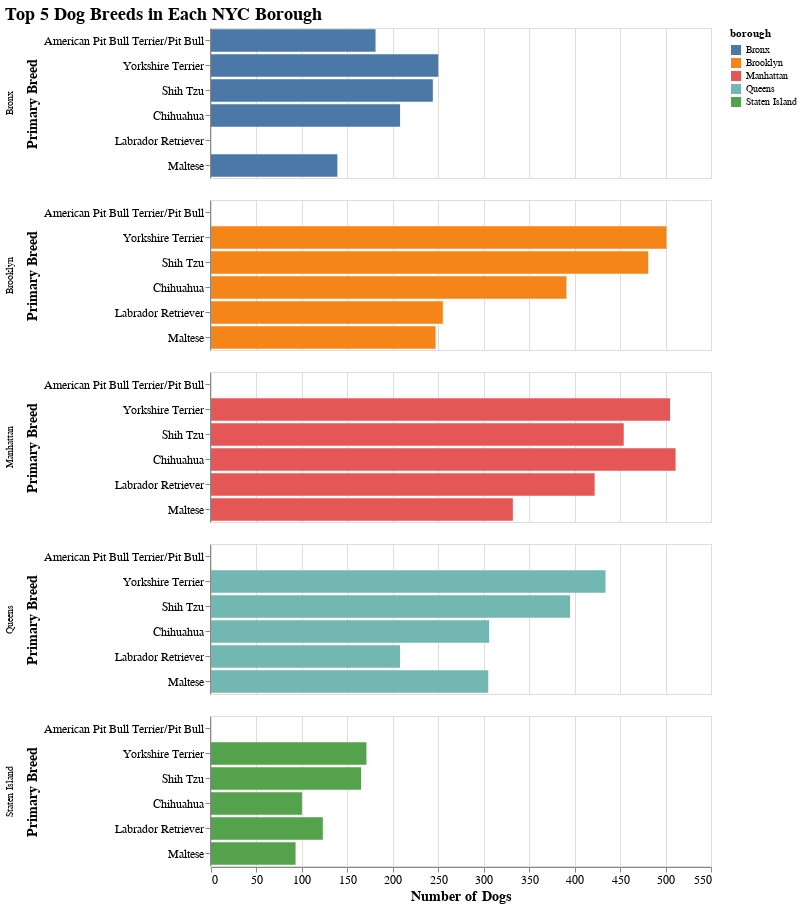

Write notebook code for a chart like this one.
### Markdown cell above
I tried to group the boroughs and breeds, first using Altair:

### Code cell
chart = alt.Chart(top_breeds).mark_bar().encode(
    x=alt.X('count:Q', title='Number of Dogs'),
    y=alt.Y('Primary Breed:N',
            sort=alt.EncodingSortField(field='rank', order='ascending')),  # Sort y by rank within each borough
    row=alt.Row('borough:N', title=None),
    color='borough:N',
    tooltip=['borough:N', 'Primary Breed:N', 'count:Q']
).properties(
    height=150,
    width=500,
    title='Top 5 Dog Breeds in Each NYC Borough'
)

chart.configure_title(fontSize=18).configure_axis(labelFontSize=12, titleFontSize=14)

### Figure 1 — Vega-Lite specification as saved in the notebook (floating-point values rounded to 4 significant figures)
{"config": {"view": {"continuousWidth": 300, "continuousHeight": 300}, "axis": {"labelFontSize": 12, "titleFontSize": 14}, "title": {"fontSize": 18}}, "data": {"name": "data-fb935ad8dd79ce899ead1a55ad6f487d"}, "mark": {"type": "bar"}, "encoding": {"color": {"field": "borough", "type": "nominal"}, "row": {"field": "borough", "title": null, "type": "nominal"}, "tooltip": [{"field": "borough", "type": "nominal"}, {"field": "Primary Breed", "type": "nominal"}, {"field": "count", "type": "quantitative"}], "x": {"field": "count", "title": "Number of Dogs", "type": "quantitative"}, "y": {"field": "Primary Breed", "sort": {"field": "rank", "order": "ascending"}, "type": "nominal"}}, "height": 150, "title": "Top 5 Dog Breeds in Each NYC Borough", "width": 500, "$schema": "https://vega.github.io/schema/vega-lite/v5.20.1.json", "datasets": {"data-fb935ad8dd79ce899ead1a55ad6f487d": [{"borough": "Bronx", "Primary Breed": "Yorkshire Terrier", "count": 250, "rank": 1.0}, {"borough": "Bronx", "Primary Breed": "Shih Tzu", "count": 244, "rank": 2.0}, {"borough": "Bronx", "Primary Breed": "Chihuahua", "count": 208, "rank": 3.0}, {"borough": "Bronx", "Primary Breed": "American Pit Bull Terrier/Pit Bull", "count": 181, "rank": 4.0}, {"borough": "Bronx", "Primary Breed": "Maltese", "count": 139, "rank": 5.0}, {"borough": "Brooklyn", "Primary Breed": "Yorkshire Terrier", "count": 501, "rank": 1.0}, {"borough": "Brooklyn", "Primary Breed": "Shih Tzu", "count": 481, "rank": 2.0}, {"borough": "Brooklyn", "Primary Breed": "Chihuahua", "count": 391, "rank": 3.0}, {"borough": "Brooklyn", "Primary Breed": "Labrador Retriever", "count": 255, "rank": 4.0}, {"borough": "Brooklyn", "Primary Breed": "Maltese", "count": 247, "rank": 5.0}, {"borough": "Manhattan", "Primary Breed": "Chihuahua", "count": 511, "rank": 1.0}, {"borough": "Manhattan", "Primary Breed": "Yorkshire Terrier", "count": 505, "rank": 2.0}, {"borough": "Manhattan", "Primary Breed": "Shih Tzu", "count": 454, "rank": 3.0}, {"borough": "Manhattan", "Primary Breed": "Labrador Retriever", "count": 422, "rank": 4.0}, {"borough": "Manhattan", "Primary Breed": "Maltese", "count": 332, "rank": 5.0}, {"borough": "Queens", "Primary Breed": "Yorkshire Terrier", "count": 434, "rank": 1.0}, {"borough": "Queens", "Primary Breed": "Shih Tzu", "count": 395, "rank": 2.0}, {"borough": "Queens", "Primary Breed": "Chihuahua", "count": 306, "rank": 3.0}, {"borough": "Queens", "Primary Breed": "Maltese", "count": 305, "rank": 4.0}, {"borough": "Queens", "Primary Breed": "Labrador Retriever", "count": 208, "rank": 5.0}, {"borough": "Staten Island", "Primary Breed": "Yorkshire Terrier", "count": 171, "rank": 1.0}, {"borough": "Staten Island", "Primary Breed": "Shih Tzu", "count": 165, "rank": 2.0}, {"borough": "Staten Island", "Primary Breed": "Labrador Retriever", "count": 123, "rank": 3.0}, {"borough": "Staten Island", "Primary Breed": "Chihuahua", "count": 100, "rank": 4.0}, {"borough": "Staten Island", "Primary Breed": "Maltese", "count": 93, "rank": 5.0}]}}
